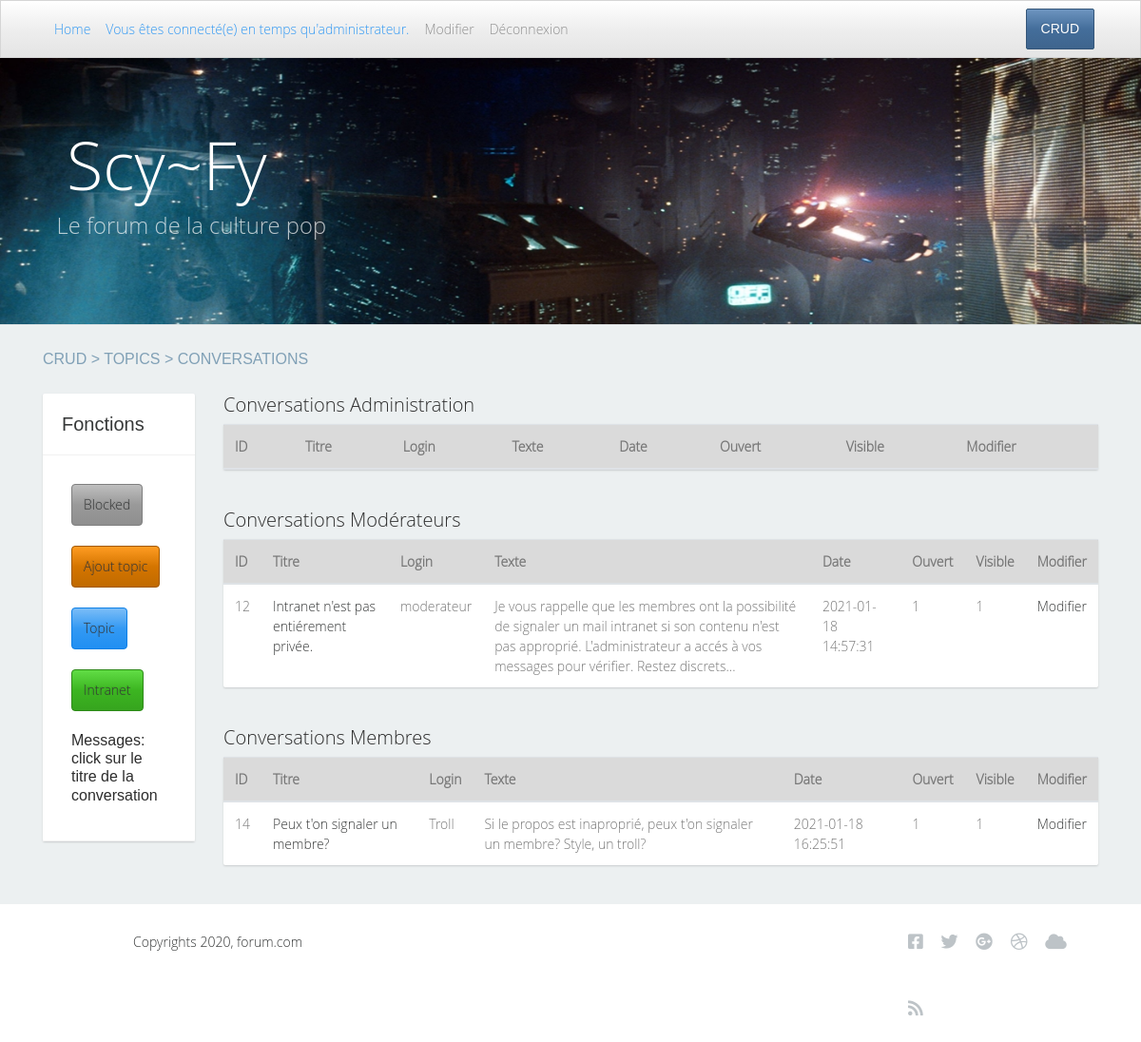
The app's page /conversations/crudConversations/12 (signed in) with its own data.
### tables this page shows
CREATE TABLE `conversation` (
  `id` int(11) NOT NULL,
  `titre` varchar(250) NOT NULL,
  `texte` text NOT NULL,
  `publication` datetime NOT NULL,
  `id_utilisateur` int(11) NOT NULL,
  `id_topic` int(11) NOT NULL,
  `liked` int(11) DEFAULT NULL,
  `disliked` int(11) DEFAULT NULL,
  `ouvert` int(11) NOT NULL,
  `visible` int(11) NOT NULL
);

CREATE TABLE `utilisateurs` (
  `id` int(11) NOT NULL,
  `login` varchar(250) NOT NULL,
  `password` varchar(250) NOT NULL,
  `email` varchar(250) NOT NULL,
  `intranet` varchar(250) NOT NULL,
  `avatar` varchar(250) NOT NULL,
  `naissance` date NOT NULL,
  `creation` date NOT NULL,
  `genre` varchar(250) NOT NULL,
  `role` varchar(250) NOT NULL,
  `blocage` int(11) DEFAULT NULL,
  `periode_blocage` date DEFAULT NULL
);

### controllers/Conversations.php (called while the page is built, shortened)
<?php
class Conversations extends Controller {
    public function __construct() {
        $this->conversationModel = $this->model('Conversation');
        $this->topicModel = $this->model('Topic');
    }
    public function crudConversations($id_topic) {
        $conversations = $this->conversationModel->findAllConversations($id_topic);
        $topic = $this->topicModel->viewTopic($id_topic);
        $data = [
            'id_topic'=>$id_topic,
            'conversations' => $conversations,
            'topic' => $topic
        ];
            $this->view('posts/conversations/crudConversations', $data);
    }
}

### libraries/Database.php (called while the page is built, shortened)
<?php
    class Database {
        private $dbHost = 'localhost';
        private $dbUser ='root';
        private $dbPass = '';
        private $dbName = 'forum';
        private $statement;
        private $dbHandler;
        public function __construct() {
            $conn = 'mysql:host=' . $this->dbHost . ';dbname=' . $this->dbName;
            $options = array(
                PDO::ATTR_PERSISTENT => true,
                PDO::ATTR_ERRMODE => PDO::ERRMODE_EXCEPTION
            );
            try {
                $this->dbHandler = new PDO($conn, $this->dbUser, $this->dbPass, $options);
            } catch (PDOException $e) {
                $this->error = $e->getMessage();
                echo $this->error;
            }
        }
        public function query($sql) {
            $this->statement = $this->dbHandler->prepare($sql);
        }
        public function bind($parameter, $value, $type = null) {
            switch (is_null($type)) {
                default:
                    $type = PDO::PARAM_STR;
            }
            $this->statement->bindValue($parameter, $value, $type);
        }
        public function execute() {
            return $this->statement->execute();
        }
        public function resultSet() {
            $this->execute();
            return $this->statement->fetchAll(PDO::FETCH_OBJ);
        }
    }

### models/Conversation.php (called while the page is built, shortened)
<?php
class Conversation {
    private $db;
    public function __construct() {
        $this->db = new Database;
    }
    public function findAllConversations($id_topic) {
        $this->db->query('SELECT conversation.id as id, utilisateurs.role as role, login, avatar, titre, texte, publication, id_utilisateur, id_topic, liked, disliked, ouvert, visible FROM conversation JOIN utilisateurs ON utilisateurs.id=conversation.id_utilisateur WHERE id_topic= :id_topic ORDER BY publication ASC');
        $this->db->bind(':id_topic', $id_topic);
        $results = $this->db->resultSet();
        return $results;
    }
}

### views/posts/conversations/crudConversations.php (the view, shortened to what this page needs)
<?php
   require ROOT . '/views/includes/head.php';
?>
 <body class="newaccountpage">
    <div class="container-fluid">
        <div class="row">
            <div class="col-lg-12 col-md-12 col-sm-12">
            <?php
       require ROOT . '/views/includes/navigation.php';
    ?>
            <div class="tp-banner-container">
                <p class="h1">Scy~Fy</p>
                <p class="h5">Le forum de la culture pop</p>
            </div>
            </div>
        </div>
        <section class="content">
            <div class="container">
                <div class="row">
                    <div class="col-lg-12 breadcrumbf">
                    <?php if($_SESSION['role']=='admin'){echo'<a href="'.WWW_ROOT.'admins/crud">CRUD ></a> <a href="'.WWW_ROOT.'topics/listTopics">TOPICS ></a>'; }?>
                        <a href="#">CONVERSATIONS</a>
                    </div>
                </div>
            </div>
            <div class="container">
                <div class="row">
                    <div class="col-lg-2 col-md-2">
                        <div class="post">
                            <div class="postinfotop">
                                <h3>Fonctions</h3>
                                <ul class="cats">
                                <li><a class="btn btn-secondary"  href="<?php echo  WWW_ROOT.'admins/blocked'; ?>">Blocked</a></li>
                                    <br />
                                    <li><a class="btn btn-warning" href="<?php echo WWW_ROOT.'topics/create'; ?>">Ajout topic</a></li>
                                    <br />
                                    <li><a class="btn btn-info" href="<?php echo WWW_ROOT.'topics/listTopics'; ?>">Topic</a></li>
                                    <br />
                                    <li><a class="btn btn-success" href="<?php echo WWW_ROOT.'intranets/crudMail'; ?>">Intranet</a></li>
                                    <br />
                                    <li><p class="h6">Messages: click sur le titre de la conversation</p></li>
                                </ul>
                            </div>
                        </div>
                    </div>
                    <div class="col-lg-10 col-md-10">
                        <h5>Conversations Administration</h5>
                        <div class="post">
                            <table class="table table-hover">
                                <thead>
                                    <tr class="table-active">
                                    <th scope="col">ID</th>
                                    <th scope="col">Titre</th>
                                    <th scope="col">Login</th>
                                    <th scope="col">Texte</th>
                                    <th scope="col">Date</th>
                                    <th scope="col">Ouvert</th>
                                    <th scope="col">Visible</th>
                                    <th scope="col">Modifier</th>
                                    </tr>
                                </thead>
                            </table>
                        </div>
                        <h5>Conversations Modérateurs</h5>
                        <div class="post">
                            <table class="table table-hover">
                                <thead>
                                    <tr class="table-active">
                                    <th scope="col">ID</th>
                                    <th scope="col">Titre</th>
                                    <th scope="col">Login</th>
                                    <th scope="col">Texte</th>
                                    <th scope="col">Date</th>
                                    <th scope="col">Ouvert</th>
                                    <th scope="col">Visible</th>
                                    <th scope="col">Modifier</th>
                                    </tr>
                                </thead>
                                <tbody>
                                <?php
                                foreach($data['conversations'] as $conversation){
                                if($conversation->role =='moderateur'){
                                    $id_conversation=$conversation->id;
                                    echo "<tr>";
                                    echo "<td>".$conversation->id."</td>";
                                    echo '<td><a href="'.WWW_ROOT.'messages/crudMessages/'.$id_conversation.'">'.$conversation->titre.'</a></td>';
                                    echo "<td>".$conversation->login."</td>";
                                    echo "<td>".$conversation->texte."</td>";
                                    echo "<td>".$conversation->publication."</td>";
                                    echo "<td>".$conversation->ouvert."</td>";
                                    echo "<td>".$conversation->visible."</td>";
                                    echo '<td><a  href="'.WWW_ROOT .'conversations/modify/'.$conversation->id.'">
                                    Modifier</a></td>';
                                    echo "</tr>";
                                    }
                                }
                                ?>
                                </tbody>
                            </table>
                        </div>
                        <h5>Conversations Membres</h5>
                        <div class="post">
                            <table class="table table-hover">
                                <thead>
                                    <tr class="table-active">
                                    <th scope="col">ID</th>
                                    <th scope="col">Titre</th>
                                    <th scope="col">Login</th>
                                    <th scope="col">Texte</th>
                                    <th scope="col">Date</th>
                                    <th scope="col">Ouvert</th>
                                    <th scope="col">Visible</th>
                                    <th scope="col">Modifier</th>
                                    </tr>
                                </thead>
                                <tbody>
                                <?php
                                foreach($data['conversations'] as $conversation){
                                if($conversation->role =='membre'){
                                    $id_conversation=$conversation->id;
                                    echo "<tr>";
                                    echo "<td>".$conversation->id."</td>";
                                    echo '<td><a href="'.WWW_ROOT.'messages/crudMessages/'.$id_conversation.'">'.$conversation->titre.'</a></td>';
                                    echo "<td>".$conversation->login."</td>";
                                    echo "<td>".$conversation->texte."</td>";
                                    echo "<td>".$conversation->publication."</td>";
                                    echo "<td>".$conversation->ouvert."</td>";
                                    echo "<td>".$conversation->visible."</td>";
                                    echo '<td><a  href="'.WWW_ROOT .'conversations/modify/'.$conversation->id.'">
                                    Modifier</a></td>';
                                    echo "</tr>";
                                    }
                                }
                                ?>
                                </tbody>
                            </table>
                        </div>
                    </div>
                </div>
            </div>
        </section>
            <?php
            require ROOT . '/views/includes/footer.php';
            ?>

### public/css/custom.css (style rules this page uses)
body { font-family: 'Open Sans Light', sans-serif; font-size: 14px; color: #989c9e; }
a { color: #363838; }
.content { background-color: #ecf0f1; border-top: solid 1px #e0e4e5; }
ul.cats li { list-style: none; display: block; margin:0; padding:0; line-height: 30px; }
ul.cats { margin: 0; padding: 0; }
ul.cats li a { font-size: 14px; color: #363838; font-family: 'Open Sans Light', sans-serif; line-height: 30px; }
.post { background-color: #ffffff; border-radius: 2px; box-shadow: 0 1px 2px #c9cccd; margin-bottom: 20px; }
.breadcrumbf a , .breadcrumbf { color: #80a0b6; font-size: 16px; font-family: 'Open Sans Regular', sans-serif; line-height: 62px; }
.postinfotop h3 { color: #363838; font-size: 20px; font-family: 'Open Sans Bold', sans-serif; padding: 20px; margin: 0; border-bottom: solid 1px #f1f1f1; }
.postinfotop ul { color: #363838; font-size: 14px; font-family: 'Open Sans Bold', sans-serif; padding: 30px; margin: 0; border-bottom: solid 1px #f1f1f1; text-align: left; }
@media (min-width: 992px) and (max-width: 1200px) { .container-fluid { padding: 0; } }

### public/css/style.css (style rules this page uses)
.tp-banner-container { position:relative; padding:0; background-repeat: no-repeat; background-size: cover; color: #fff; cursor: default; text-align: left; }
.tp-banner-container .h1 { color:white; font-size:5em; padding-top: 1.5em; padding-left: 1em; }
.tp-banner-container .h5 { color:white; font-size:1.7em; opacity:0.7; padding-left: 2.5em; }
@media only screen and (min-width: 600px) { .tp-banner-container { background-image: url("../../public/images/banner-xsm.jpg");width:100vw; height:15vh; } }
@media only screen and (min-width: 600px) { .tp-banner-container .h1 { padding-top: 0.5em; font-size: 3em; } }
@media only screen and (min-width: 768px) { .tp-banner-container { background-image: url("../../public/images/banner-sm.jpg");width:100vw; height:20vh; } }
@media only screen and (min-width: 768px) { .tp-banner-container .h1 { padding-top: 0.5em; font-size: 3em; } }
@media only screen and (min-width: 992px) { .tp-banner-container { background-image: url("../../public/images/banner-md.jpg");width:100vw; height:25vh; } }
@media only screen and (min-width: 992px) { .tp-banner-container .h1 { padding-top: 0.5em; font-size:4em; } }
@media only screen and (min-width: 1200px) { .tp-banner-container { background-image: url("../../public/images/banner2.jpg");width:100vw; height:35vh; } }
@media only screen and (min-width: 1200px) { .tp-banner-container .h1 { padding-top: 1em; font-size:5em; } }

### records on screen
conversation: id "12", titre "Intranet n'est pas entiérement privée.", id_utilisateur.login "moderateur", texte "Je vous rappelle que les membres ont la possibilité de signaler un mail intranet si son contenu n'est pas approprié. L'administrateur a accés à vos messages pour vérifier. Restez discrets...", publication "2021-01-18 14:57:31", ouvert "1", visible "1"
conversation: id "14", titre "Peux t'on signaler un membre?", id_utilisateur.login "Troll", texte "Si le propos est inaproprié, peux t'on signaler un membre? Style, un troll?", publication "2021-01-18 16:25:51", ouvert "1", visible "1"
